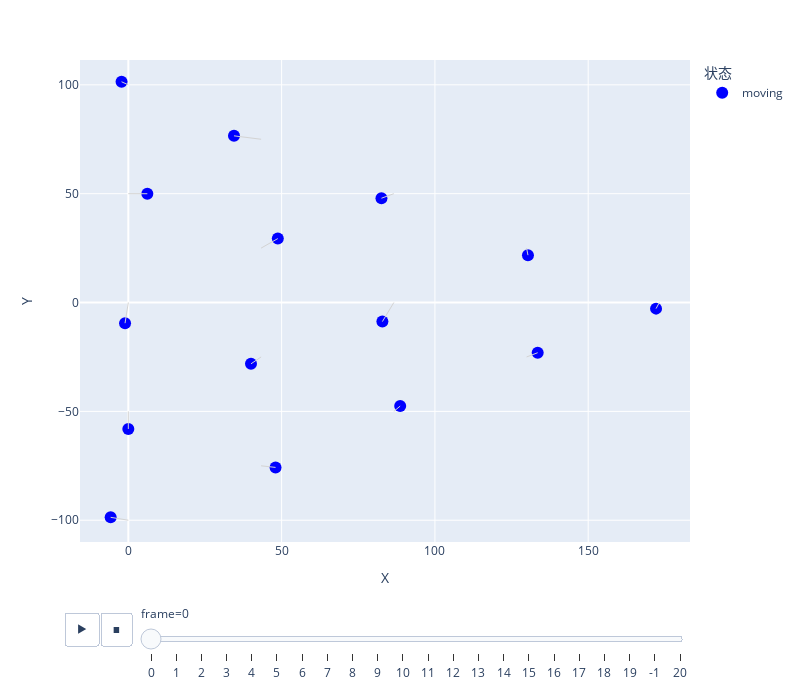

Notebook cell for this chart:
### Code cell
import numpy as np
import pandas as pd
import plotly.express as px
import plotly.graph_objects as go

# -------------------------------
# 输入参数
# -------------------------------
row = 5
length = 50

# -------------------------------
# 生成初始点 x_ps_1 和扰动后点 x_ps_2
# -------------------------------
np.random.seed(42)  # 可重复性

x_ps_1 = []
x_ps_2 = []

for i in range(row, 0, -1):
    # 初始：规则三角晶格（每行居中）
    y_coords = np.arange(-(i-1)*length/2, (i-1)*length/2 + 0.1, length)
    x_row = ((row - i) * length * np.sqrt(3) / 2)
    row_init = [(x_row, y) for y in y_coords]
    x_ps_2.append(row_init)
    
    # 终点：随机扰动 ±10
    row_final = [(x + np.random.rand()*10 - np.random.rand()*10,
                  y + np.random.rand()*10 - np.random.rand()*10)
                 for x, y in row_init]
    x_ps_1.append(row_final)

# -------------------------------
# 插值生成 20 帧的中间路径
# -------------------------------
num_frames = 20
t = np.linspace(0, 1, num_frames)  # 插值参数

# 展平所有点，便于处理
points_init = []
points_final = []
labels = []  # 标记每个点的行和列（用于区分）

idx = 0
for i, (row1, row2) in enumerate(zip(x_ps_1, x_ps_2)):
    for j, (p1, p2) in enumerate(zip(row1, row2)):
        points_init.append(p1)
        points_final.append(p2)
        labels.append(f"Row{i}_Point{j}")
        idx += 1

points_init = np.array(points_init)
points_final = np.array(points_final)
num_points = len(points_init)

# 插值得到每帧位置 (num_frames, num_points, 2)
positions = np.array([
    (1 - t[frm]) * points_init + t[frm] * points_final
    for frm in range(num_frames)
])

# -------------------------------
# 构建 DataFrame
# -------------------------------
data = []

# 添加动画帧（移动过程）
for frame in range(num_frames):
    for i in range(num_points):
        x, y = positions[frame, i]
        data.append({
            "frame": frame,
            "x": x,
            "y": y,
            "point_id": labels[i],
            "stage": "moving"
        })

# 添加初始状态（X 形状）—— 用 frame=-1 表示
for i in range(num_points):
    x, y = points_init[i]
    data.append({
        "frame": -1,
        "x": x,
        "y": y,
        "point_id": labels[i],
        "stage": "initial"
    })

# 添加终止状态（O 形状）—— 用 frame=max+1 表示
for i in range(num_points):
    x, y = points_final[i]
    data.append({
        "frame": num_frames,
        "x": x,
        "y": y,
        "point_id": labels[i],
        "stage": "final"
    })

df = pd.DataFrame(data)
# df = df.sort_values("frame")  # 确保动画顺序正确

# -------------------------------
# 创建动画
# -------------------------------
fig = px.scatter(
    df,
    x="x",
    y="y",
    animation_frame="frame",
    symbol="stage",
    symbol_map={
        "initial": "x",      # 初始点为 X
        "moving": "circle",  # 移动中为 O
        "final": "circle"    # 终点为 O
    },
    color="stage",
    color_discrete_map={
        "initial": "green",
        "moving": "blue",
        "final": "red"
    },
    hover_name="point_id",
    range_x=[df["x"].min() - 10, df["x"].max() + 10],
    range_y=[df["y"].min() - 10, df["y"].max() + 10],
    # title="三角晶格点阵移动动画（初始:X → 终点:O）",
    labels={"stage": "状态", "point_id": "点编号"}
)

# 调整点的大小
fig.update_traces(marker=dict(size=12))

# 添加轨迹线（可选：显示路径）
for i in range(num_points):
    trace_data = df[(df["point_id"] == labels[i]) & (df["stage"] == "moving")]
    fig.add_scatter(
        x=trace_data["x"],
        y=trace_data["y"],
        mode="lines",
        line=dict(color="lightgray", width=1),
        showlegend=False,
        hoverinfo="none"
    )

# 布局美化
fig.update_layout(
    xaxis_title="X",
    yaxis_title="Y",
    legend_title="状态",
    hovermode="closest",
    width=800,
    height=700
)

# 设置动画速度
if fig.layout.updatemenus:
    fig.layout.updatemenus[0].buttons[0].args[1]["frame"]["duration"] = 500  # 每帧500ms
    fig.layout.updatemenus[0].buttons[0].args[1]["transition"]["duration"] = 100

fig.show()

### Figure 1 — Plotly figure (JSON) as saved in the notebook; plotly's stock layout.template omitted (floating-point values rounded to 4 significant figures)
{"data": [{"hovertemplate": "<b>%{hovertext}</b><br><br>状态=moving<br>frame=0<br>x=%{x}<br>y=%{y}<extra></extra>", "hovertext": ["Row0_Point0", "Row0_Point1", "Row0_Point2", "Row0_Point3", "Row0_Point4", "Row1_Point0", "Row1_Point1", "Row1_Point2", "Row1_Point3", "Row2_Point0", "Row2_Point1", "Row2_Point2", "Row3_Point0", "Row3_Point1", "Row4_Point0"], "legendgroup": "moving", "marker": {"color": "blue", "size": 12, "symbol": "circle"}, "mode": "markers", "name": "moving", "orientation": "v", "showlegend": true, "type": "scatter", "x": [-5.762, 0.0002412, -1.07, 6.201, -2.205, 48.02, 40.01, 48.76, 34.46, 88.67, 82.87, 82.57, 133.5, 130.4, 172.1], "xaxis": "x", "y": [-98.67, -58.08, -9.493, 49.98, 101.4, -75.74, -28.15, 29.37, 76.57, -47.56, -8.749, 47.92, -23.06, 21.76, -2.801], "yaxis": "y"}, {"hoverinfo": "none", "line": {"color": "lightgray", "width": 1}, "mode": "lines", "showlegend": false, "type": "scatter", "x": [-5.762, -5.458, -5.155, -4.852, -4.549, -4.245, -3.942, -3.639, -3.336, -3.032, -2.729, -2.426, -2.123, -1.819, -1.516, -1.213, -0.9097, -0.6065, -0.3032, 0.0], "y": [-98.67, -98.74, -98.81, -98.88, -98.95, -99.02, -99.09, -99.16, -99.23, -99.3, -99.37, -99.44, -99.51, -99.58, -99.65, -99.72, -99.79, -99.86, -99.93, -100.0]}, {"hoverinfo": "none", "line": {"color": "lightgray", "width": 1}, "mode": "lines", "showlegend": false, "type": "scatter", "x": [0.0002412, 0.0002285, 0.0002158, 0.0002031, 0.0001904, 0.0001777, 0.000165, 0.0001523, 0.0001396, 0.0001269, 0.0001143, 0.0001016, 8.886e-05, 7.617e-05, 6.347e-05, 5.078e-05, 3.808e-05, 2.539e-05, 1.269e-05, 0.0], "y": [-58.08, -57.66, -57.23, -56.8, -56.38, -55.95, -55.53, -55.1, -54.68, -54.25, -53.83, -53.4, -52.98, -52.55, -52.13, -51.7, -51.28, -50.85, -50.43, -50.0]}, {"hoverinfo": "none", "line": {"color": "lightgray", "width": 1}, "mode": "lines", "showlegend": false, "type": "scatter", "x": [-1.07, -1.013, -0.957, -0.9007, -0.8444, -0.7881, -0.7318, -0.6755, -0.6192, -0.5629, -0.5066, -0.4503, -0.3941, -0.3378, -0.2815, -0.2252, -0.1689, -0.1126, -0.05629, 0.0], "y": [-9.493, -8.994, -8.494, -7.994, -7.495, -6.995, -6.495, -5.996, -5.496, -4.996, -4.497, -3.997, -3.498, -2.998, -2.498, -1.999, -1.499, -0.9993, -0.4996, 0.0]}, {"hoverinfo": "none", "line": {"color": "lightgray", "width": 1}, "mode": "lines", "showlegend": false, "type": "scatter", "x": [6.201, 5.875, 5.548, 5.222, 4.896, 4.569, 4.243, 3.916, 3.59, 3.264, 2.937, 2.611, 2.285, 1.958, 1.632, 1.305, 0.9791, 0.6527, 0.3264, 0.0], "y": [49.98, 49.99, 49.99, 49.99, 49.99, 49.99, 49.99, 49.99, 49.99, 49.99, 49.99, 49.99, 49.99, 50.0, 50.0, 50.0, 50.0, 50.0, 50.0, 50.0]}, {"hoverinfo": "none", "line": {"color": "lightgray", "width": 1}, "mode": "lines", "showlegend": false, "type": "scatter", "x": [-2.205, -2.089, -1.973, -1.857, -1.741, -1.625, -1.509, -1.393, -1.277, -1.161, -1.045, -0.9285, -0.8124, -0.6964, -0.5803, -0.4642, -0.3482, -0.2321, -0.1161, 0.0], "y": [101.4, 101.3, 101.3, 101.2, 101.1, 101.0, 101.0, 100.9, 100.8, 100.7, 100.7, 100.6, 100.5, 100.4, 100.4, 100.3, 100.2, 100.1, 100.1, 100.0]}, {"hoverinfo": "none", "line": {"color": "lightgray", "width": 1}, "mode": "lines", "showlegend": false, "type": "scatter", "x": [48.02, 47.78, 47.53, 47.28, 47.03, 46.78, 46.53, 46.28, 46.04, 45.79, 45.54, 45.29, 45.04, 44.79, 44.54, 44.3, 44.05, 43.8, 43.55, 43.3], "y": [-75.74, -75.7, -75.66, -75.62, -75.59, -75.55, -75.51, -75.47, -75.43, -75.39, -75.35, -75.31, -75.27, -75.23, -75.2, -75.16, -75.12, -75.08, -75.04, -75.0]}, {"hoverinfo": "none", "line": {"color": "lightgray", "width": 1}, "mode": "lines", "showlegend": false, "type": "scatter", "x": [40.01, 40.18, 40.36, 40.53, 40.7, 40.88, 41.05, 41.22, 41.4, 41.57, 41.74, 41.92, 42.09, 42.26, 42.44, 42.61, 42.78, 42.95, 43.13, 43.3], "y": [-28.15, -27.98, -27.81, -27.65, -27.48, -27.32, -27.15, -26.99, -26.82, -26.66, -26.49, -26.32, -26.16, -25.99, -25.83, -25.66, -25.5, -25.33, -25.17, -25.0]}, {"hoverinfo": "none", "line": {"color": "lightgray", "width": 1}, "mode": "lines", "showlegend": false, "type": "scatter", "x": [48.76, 48.47, 48.19, 47.9, 47.61, 47.32, 47.04, 46.75, 46.46, 46.17, 45.89, 45.6, 45.31, 45.03, 44.74, 44.45, 44.16, 43.88, 43.59, 43.3], "y": [29.37, 29.14, 28.91, 28.68, 28.45, 28.22, 27.99, 27.76, 27.53, 27.3, 27.07, 26.84, 26.61, 26.38, 26.15, 25.92, 25.69, 25.46, 25.23, 25.0]}, {"hoverinfo": "none", "line": {"color": "lightgray", "width": 1}, "mode": "lines", "showlegend": false, "type": "scatter", "x": [34.46, 34.93, 35.39, 35.86, 36.32, 36.79, 37.25, 37.72, 38.18, 38.65, 39.11, 39.58, 40.05, 40.51, 40.98, 41.44, 41.91, 42.37, 42.84, 43.3], "y": [76.57, 76.49, 76.41, 76.32, 76.24, 76.16, 76.08, 75.99, 75.91, 75.83, 75.74, 75.66, 75.58, 75.5, 75.41, 75.33, 75.25, 75.17, 75.08, 75.0]}, {"hoverinfo": "none", "line": {"color": "lightgray", "width": 1}, "mode": "lines", "showlegend": false, "type": "scatter", "x": [88.67, 88.56, 88.45, 88.35, 88.24, 88.13, 88.02, 87.91, 87.8, 87.69, 87.58, 87.47, 87.36, 87.26, 87.15, 87.04, 86.93, 86.82, 86.71, 86.6], "y": [-47.56, -47.69, -47.82, -47.94, -48.07, -48.2, -48.33, -48.46, -48.59, -48.72, -48.84, -48.97, -49.1, -49.23, -49.36, -49.49, -49.61, -49.74, -49.87, -50.0]}, {"hoverinfo": "none", "line": {"color": "lightgray", "width": 1}, "mode": "lines", "showlegend": false, "type": "scatter", "x": [82.87, 83.07, 83.26, 83.46, 83.66, 83.85, 84.05, 84.25, 84.44, 84.64, 84.84, 85.03, 85.23, 85.42, 85.62, 85.82, 86.01, 86.21, 86.41, 86.6], "y": [-8.749, -8.289, -7.828, -7.368, -6.907, -6.447, -5.986, -5.526, -5.065, -4.605, -4.144, -3.684, -3.223, -2.763, -2.302, -1.842, -1.381, -0.921, -0.4605, 0.0]}, {"hoverinfo": "none", "line": {"color": "lightgray", "width": 1}, "mode": "lines", "showlegend": false, "type": "scatter", "x": [82.57, 82.78, 82.99, 83.2, 83.42, 83.63, 83.84, 84.05, 84.27, 84.48, 84.69, 84.9, 85.12, 85.33, 85.54, 85.75, 85.97, 86.18, 86.39, 86.6], "y": [47.92, 48.03, 48.14, 48.25, 48.36, 48.46, 48.57, 48.68, 48.79, 48.9, 49.01, 49.12, 49.23, 49.34, 49.45, 49.56, 49.67, 49.78, 49.89, 50.0]}, {"hoverinfo": "none", "line": {"color": "lightgray", "width": 1}, "mode": "lines", "showlegend": false, "type": "scatter", "x": [133.5, 133.3, 133.1, 133.0, 132.8, 132.6, 132.4, 132.2, 132.0, 131.8, 131.6, 131.4, 131.2, 131.0, 130.9, 130.7, 130.5, 130.3, 130.1, 129.9], "y": [-23.06, -23.16, -23.26, -23.36, -23.46, -23.57, -23.67, -23.77, -23.87, -23.98, -24.08, -24.18, -24.28, -24.39, -24.49, -24.59, -24.69, -24.8, -24.9, -25.0]}, {"hoverinfo": "none", "line": {"color": "lightgray", "width": 1}, "mode": "lines", "showlegend": false, "type": "scatter", "x": [130.4, 130.3, 130.3, 130.3, 130.3, 130.2, 130.2, 130.2, 130.2, 130.1, 130.1, 130.1, 130.1, 130.0, 130.0, 130.0, 130.0, 130.0, 129.9, 129.9], "y": [21.76, 21.93, 22.1, 22.27, 22.44, 22.61, 22.78, 22.95, 23.12, 23.29, 23.47, 23.64, 23.81, 23.98, 24.15, 24.32, 24.49, 24.66, 24.83, 25.0]}, {"hoverinfo": "none", "line": {"color": "lightgray", "width": 1}, "mode": "lines", "showlegend": false, "type": "scatter", "x": [172.1, 172.2, 172.2, 172.3, 172.4, 172.4, 172.5, 172.5, 172.6, 172.6, 172.7, 172.8, 172.8, 172.9, 172.9, 173.0, 173.0, 173.1, 173.1, 173.2], "y": [-2.801, -2.654, -2.506, -2.359, -2.211, -2.064, -1.916, -1.769, -1.622, -1.474, -1.327, -1.179, -1.032, -0.8845, -0.7371, -0.5897, -0.4423, -0.2948, -0.1474, 0.0]}], "layout": {"height": 700, "hovermode": "closest", "legend": {"title": {"text": "状态"}, "tracegroupgap": 0}, "margin": {"t": 60}, "sliders": [{"active": 0, "currentvalue": {"prefix": "frame="}, "len": 0.9, "pad": {"b": 10, "t": 60}, "steps": [{"args": [["0"], {"frame": {"duration": 0, "redraw": false}, "fromcurrent": true, "mode": "immediate", "transition": {"duration": 0, "easing": "linear"}}], "label": "0", "method": "animate"}, {"args": [["1"], {"frame": {"duration": 0, "redraw": false}, "fromcurrent": true, "mode": "immediate", "transition": {"duration": 0, "easing": "linear"}}], "label": "1", "method": "animate"}, {"args": [["2"], {"frame": {"duration": 0, "redraw": false}, "fromcurrent": true, "mode": "immediate", "transition": {"duration": 0, "easing": "linear"}}], "label": "2", "method": "animate"}, {"args": [["3"], {"frame": {"duration": 0, "redraw": false}, "fromcurrent": true, "mode": "immediate", "transition": {"duration": 0, "easing": "linear"}}], "label": "3", "method": "animate"}, {"args": [["4"], {"frame": {"duration": 0, "redraw": false}, "fromcurrent": true, "mode": "immediate", "transition": {"duration": 0, "easing": "linear"}}], "label": "4", "method": "animate"}, {"args": [["5"], {"frame": {"duration": 0, "redraw": false}, "fromcurrent": true, "mode": "immediate", "transition": {"duration": 0, "easing": "linear"}}], "label": "5", "method": "animate"}, {"args": [["6"], {"frame": {"duration": 0, "redraw": false}, "fromcurrent": true, "mode": "immediate", "transition": {"duration": 0, "easing": "linear"}}], "label": "6", "method": "animate"}, {"args": [["7"], {"frame": {"duration": 0, "redraw": false}, "fromcurrent": true, "mode": "immediate", "transition": {"duration": 0, "easing": "linear"}}], "label": "7", "method": "animate"}, {"args": [["8"], {"frame": {"duration": 0, "redraw": false}, "fromcurrent": true, "mode": "immediate", "transition": {"duration": 0, "easing": "linear"}}], "label": "8", "method": "animate"}, {"args": [["9"], {"frame": {"duration": 0, "redraw": false}, "fromcurrent": true, "mode": "immediate", "transition": {"duration": 0, "easing": "linear"}}], "label": "9", "method": "animate"}, {"args": [["10"], {"frame": {"duration": 0, "redraw": false}, "fromcurrent": true, "mode": "immediate", "transition": {"duration": 0, "easing": "linear"}}], "label": "10", "method": "animate"}, {"args": [["11"], {"frame": {"duration": 0, "redraw": false}, "fromcurrent": true, "mode": "immediate", "transition": {"duration": 0, "easing": "linear"}}], "label": "11", "method": "animate"}, {"args": [["12"], {"frame": {"duration": 0, "redraw": false}, "fromcurrent": true, "mode": "immediate", "transition": {"duration": 0, "easing": "linear"}}], "label": "12", "method": "animate"}, {"args": [["13"], {"frame": {"duration": 0, "redraw": false}, "fromcurrent": true, "mode": "immediate", "transition": {"duration": 0, "easing": "linear"}}], "label": "13", "method": "animate"}, {"args": [["14"], {"frame": {"duration": 0, "redraw": false}, "fromcurrent": true, "mode": "immediate", "transition": {"duration": 0, "easing": "linear"}}], "label": "14", "method": "animate"}, {"args": [["15"], {"frame": {"duration": 0, "redraw": false}, "fromcurrent": true, "mode": "immediate", "transition": {"duration": 0, "easing": "linear"}}], "label": "15", "method": "animate"}, {"args": [["16"], {"frame": {"duration": 0, "redraw": false}, "fromcurrent": true, "mode": "immediate", "transition": {"duration": 0, "easing": "linear"}}], "label": "16", "method": "animate"}, {"args": [["17"], {"frame": {"duration": 0, "redraw": false}, "fromcurrent": true, "mode": "immediate", "transition": {"duration": 0, "easing": "linear"}}], "label": "17", "method": "animate"}, {"args": [["18"], {"frame": {"duration": 0, "redraw": false}, "fromcurrent": true, "mode": "immediate", "transition": {"duration": 0, "easing": "linear"}}], "label": "18", "method": "animate"}, {"args": [["19"], {"frame": {"duration": 0, "redraw": false}, "fromcurrent": true, "mode": "immediate", "transition": {"duration": 0, "easing": "linear"}}], "label": "19", "method": "animate"}, {"args": [["-1"], {"frame": {"duration": 0, "redraw": false}, "fromcurrent": true, "mode": "immediate", "transition": {"duration": 0, "easing": "linear"}}], "label": "-1", "method": "animate"}, {"args": [["20"], {"frame": {"duration": 0, "redraw": false}, "fromcurrent": true, "mode": "immediate", "transition": {"duration": 0, "easing": "linear"}}], "label": "20", "method": "animate"}], "x": 0.1, "xanchor": "left", "y": 0, "yanchor": "top"}], "updatemenus": [{"buttons": [{"args": [null, {"frame": {"duration": 500, "redraw": false}, "fromcurrent": true, "mode": "immediate", "transition": {"duration": 100, "easing": "linear"}}], "label": "&#9654;", "method": "animate"}, {"args": [[null], {"frame": {"duration": 0, "redraw": false}, "fromcurrent": true, "mode": "immediate", "transition": {"duration": 0, "easing": "linear"}}], "label": "&#9724;", "method": "animate"}], "direction": "left", "pad": {"r": 10, "t": 70}, "showactive": false, "type": "buttons", "x": 0.1, "xanchor": "right", "y": 0, "yanchor": "top"}], "width": 800, "xaxis": {"anchor": "y", "domain": [0, 1], "range": [-15.76, 183.2], "title": {"text": "X"}}, "yaxis": {"anchor": "x", "domain": [0, 1], "range": [-110, 111.4], "title": {"text": "Y"}}}}
